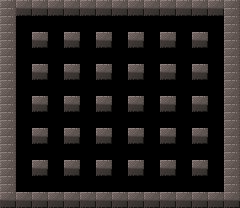

The image is a tile-based game level rendered from a .tmx file. Its description and source (layers, tilesets, objects; grid data summarised) follow:
An orthogonal 15x13 tile map with 16x16 px tiles, 1 tile layer (Walls), 1 hidden layer not drawn.

<map version="1.0" tiledversion="1.1.6" orientation="orthogonal" renderorder="right-down" width="15" height="13" tilewidth="16" tileheight="16" infinite="0" nextobjectid="1">
 <tileset firstgid="1" source="bomb_party_v4.tsx" />
 <layer name="Base" width="15" height="13" visible="0" locked="1">
  <data>[195 cells, 195 non-empty, 62 distinct tile ids]</data>
 </layer>
 <layer name="Walls" width="15" height="13" locked="1">
  <data>[195 cells, 82 non-empty, 82 distinct tile ids]</data>
 </layer>
</map>
